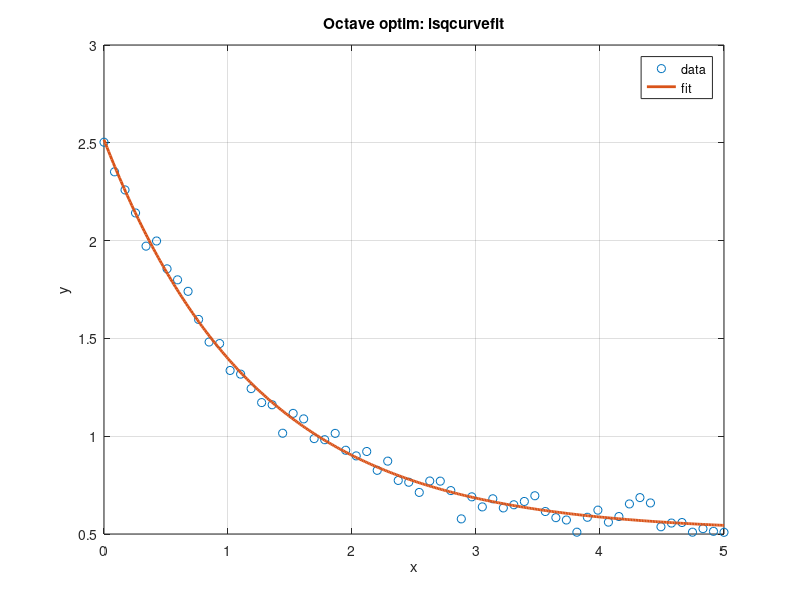

MATLAB code for this plot:

pkg load optim;                   % make sure the package is installed/loaded

x = linspace(0, 5, 60)'; rand("seed", 1);
true_params = [2, -0.8, 0.5];
y = true_params(1)*exp(true_params(2)*x) + true_params(3) + 0.05*randn(size(x));

model = @(p, x) p(1).*exp(p(2).*x) + p(3);
p0 = [1, -0.5, 0];
lb = [-Inf, -Inf, -Inf]; ub = [Inf, Inf, Inf];

[p_hat, ~, ~, ~, ~, ~, J] = lsqcurvefit(model, p0, x, y, lb, ub);
printf('Octave lsqcurvefit params = [%.4f  %.4f  %.4f]\n', p_hat);

% Optional: parameter covariance approximation
sigma2 = sum((y - model(p_hat, x)).^2) / (numel(y) - numel(p_hat));
covP = sigma2 * inv(J.'*J);
printf('Std. errors ~ [%g %g %g]\n', sqrt(diag(covP)));

% Plot
xx = linspace(min(x), max(x), 400)';
yy = model(p_hat, xx);
plot(x, y, 'o', xx, yy, '-', 'LineWidth', 2);
grid on; xlabel('x'); ylabel('y'); legend('data','fit');
title('Octave optim: lsqcurvefit');


